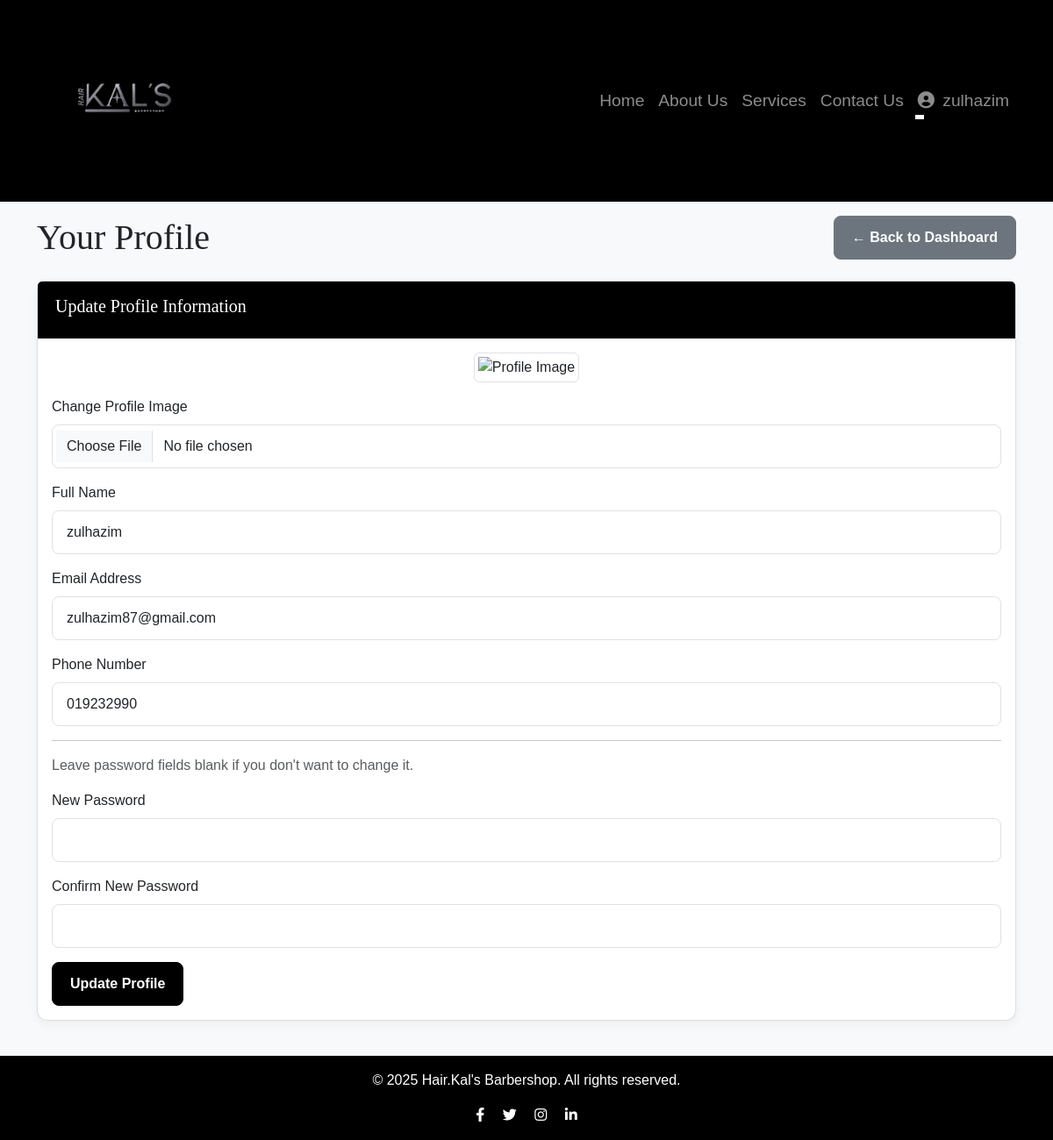
The app's page /user/profile.php (signed in) with its own data.
### tables this page shows
CREATE TABLE `users` (
  `id` int(11) NOT NULL,
  `name` varchar(255) NOT NULL,
  `email` varchar(255) NOT NULL,
  `phone` varchar(20) DEFAULT NULL,
  `password` varchar(255) NOT NULL,
  `role` enum('user','admin') NOT NULL DEFAULT 'user',
  `created_at` timestamp NOT NULL DEFAULT current_timestamp(),
  `profile_image` varchar(255) DEFAULT NULL
);

### user/profile.php (the view, shortened to what this page needs)
<?php
require_once '../includes/db_connect.php';
require_once '../includes/header.php';
$user_id = $_SESSION['user_id'];
$user_data = [];
$stmt = $conn->prepare("SELECT name, email, phone, profile_image FROM users WHERE id = ?");
$stmt->bind_param("i", $user_id);
$stmt->execute();
$result = $stmt->get_result();
if ($result->num_rows > 0) {
    $user_data = $result->fetch_assoc();
} else {
    $message = "User data not found. Please log in again.";
    $message_type = "danger";
}
?>
<div class="d-flex justify-content-between align-items-center mb-4">
    <h1 class="mb-0">Your Profile</h1>
    <a href="<?php echo BASE_URL; ?>user/dashboard.php" class="btn btn-secondary">
        ← Back to Dashboard
    </a>
</div>
<div class="card">
    <div class="card-header text-white" style="background-color: #000000;">
        <h5>Update Profile Information</h5>
    </div>
    <div class="card-body">
        <form action="<?php echo BASE_URL; ?>user/profile.php" method="POST" enctype="multipart/form-data">
            <?php
            $profile_image = $user_data['profile_image'] ?? '';
            $profile_image_path = $profile_image ? BASE_URL . 'assets/img/' . $profile_image : BASE_URL . 'assets/img/default.png';
            ?>
            <div class="mb-3 text-center">
                <img src="<?php echo $profile_image_path; ?>" alt="Profile Image" class="img-thumbnail" width="150">
            </div>
            <div class="mb-3">
                <label for="profile_image" class="form-label">Change Profile Image</label>
                <input type="file" class="form-control" name="profile_image" id="profile_image" accept="image/*">
            </div>
            <div class="mb-3">
                <label for="name" class="form-label">Full Name</label>
                <input type="text" class="form-control" name="name" id="name" value="<?php echo htmlspecialchars($user_data['name'] ?? ''); ?>" required>
            </div>
            <div class="mb-3">
                <label for="email" class="form-label">Email Address</label>
                <input type="email" class="form-control" name="email" id="email" value="<?php echo htmlspecialchars($user_data['email'] ?? ''); ?>" required>
            </div>
            <div class="mb-3">
                <label for="phone" class="form-label">Phone Number</label>
                <input type="text" class="form-control" name="phone" id="phone" value="<?php echo htmlspecialchars($user_data['phone'] ?? ''); ?>" placeholder="e.g., 012-3456789">
            </div>
            <hr>
            <p class="text-muted">Leave password fields blank if you don't want to change it.</p>
            <div class="mb-3">
                <label for="password" class="form-label">New Password</label>
                <input type="password" class="form-control" name="password" id="password">
            </div>
            <div class="mb-3">
                <label for="confirm_password" class="form-label">Confirm New Password</label>
                <input type="password" class="form-control" name="confirm_password" id="confirm_password">
            </div>
            <button type="submit" name="update_profile" class="btn btn-primary">Update Profile</button>
        </form>
    </div>
</div>
<?php
require_once '../includes/footer.php';
?>

### assets/css/style.css (style rules this page uses)
body { font-family: 'Verdana', sans-serif; background-color: #f8f9fa; display: flex; flex-direction: column; min-height: 100vh; }
h1, h2, h3, h4, h5, h6 { font-family: 'Playfair Display', serif; }
.card { border-radius: 0.75rem; box-shadow: 0 0.25rem 0.75rem rgba(0, 0, 0, 0.05); border: 1px solid rgba(0,0,0,.125); }
.card-header { border-top-left-radius: 0.75rem; border-top-right-radius: 0.75rem; padding: 1rem 1.25rem; font-weight: bold; background-color: #000000; color: #fff; border-bottom: 1px solid rgba(0,0,0,4); }
.btn { border-radius: 0.5rem; padding: 0.75rem 1.25rem; font-weight: 600; transition: all 0.3s ease; }
.btn-primary { background-color: #000000; border-color: #000000; }
.form-control, .form-select { border-radius: 0.5rem; padding: 0.75rem 1rem; }

### records on screen
users: name "zulhazim", email "zulhazim87@gmail.com", phone "019232990"

### other values on screen
$_SESSION['user_name'] "zulhazim"
